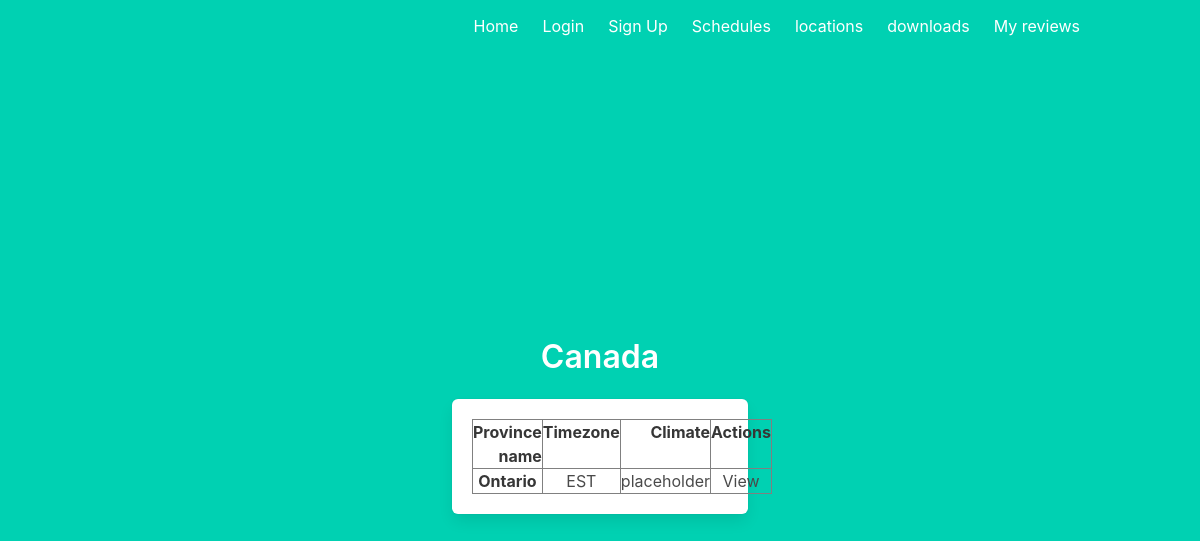
The app's page /locations/Canada/provinces, older data.
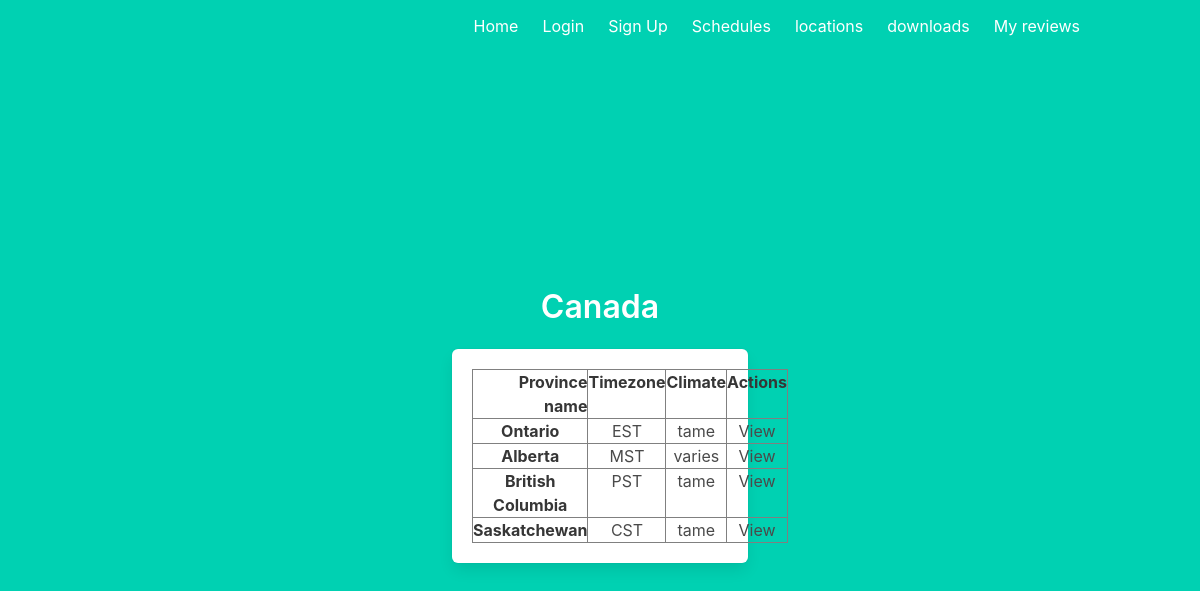
The same page, newer data.
### models.py (models this page shows)
class Province(db.Model):
    provinceName = db.Column(db.String(200), primary_key = True)
    countryName = db.Column(db.String(200), db.ForeignKey('country.countryName'), nullable = False)
    timezone = db.Column(db.String(3), nullable = False)
    climate = db.Column(db.String(200), nullable = False)
    cities = db.relationship('City', backref = 'province', lazy = True)

### area.py (the view)
@area.route("/locations/<string:countryName>/provinces")
def provinces(countryName):
    country = countryQueryData(countryName)
    if not country:
        redirect(url_for('main.index'))
    provinces = Province.query.filter_by(countryName = countryName).all()
    return render_template("area/country.html", country = country, provinces=provinces)

### area.py (called while the page is built)
def countryQueryData(countryName):
    return Country.query.filter_by(countryName = countryName).first()

### templates/area/country.html (shortened to what this page needs)
{% extends "base.html" %}
{% block content %}
<div class="column is-4 is-offset-4">
    <h3 class="title">{{country['countryName']}}</h3>
    <div class="box">
        {% if provinces %}
            <table border="1" class="dataframe">
                <thead>
                  <tr style="text-align: right;">
                    <th>Province name</th>
                    <th>Timezone</th>
                    <th>Climate</th>
                    <th>Actions</th>
                  </tr>
                </thead>
                <tbody>
                    {% for row in provinces %}
                        <tr>
                              <th>{{row['provinceName']}}</th>
                              <td>{{row['timezone']}}</td>
                              <td>{{row['climate']}}</td>
                              <td><a href="/locations/{{row['countryName']}}/{{row['provinceName']}}/cities">View</a></td>
                        </tr>
                    {% endfor %}
                </tbody>
              </table>
        {% else %}
            <h3>no data</h3>
        {% endif %}
    </div>
</div>
{% endblock %}

Row changes from the older to the newer data that the page shows:
changed Province "Ontario": climate "placeholder" → "tame"
added Province: provinceName "Alberta", timezone "MST", climate "varies"
added Province: provinceName "British Columbia", timezone "PST", climate "tame"
added Province: provinceName "Saskatchewan", timezone "CST", climate "tame"
